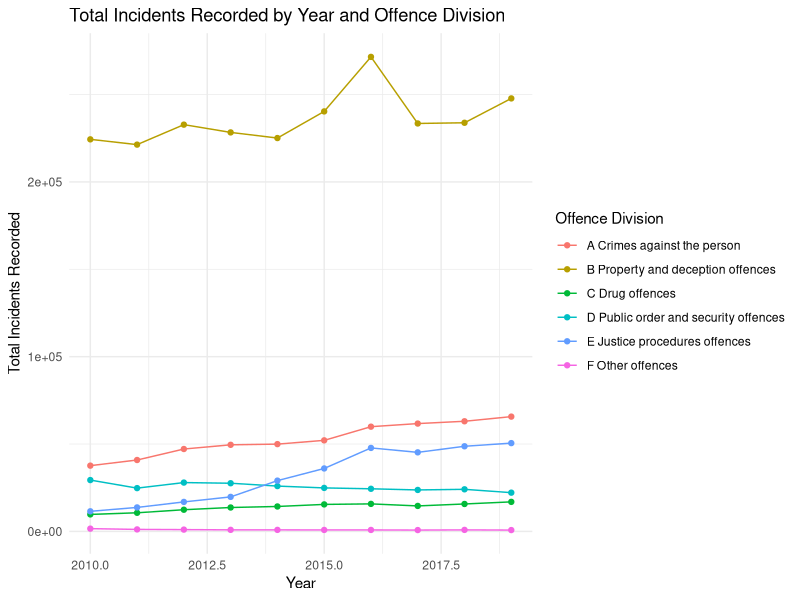
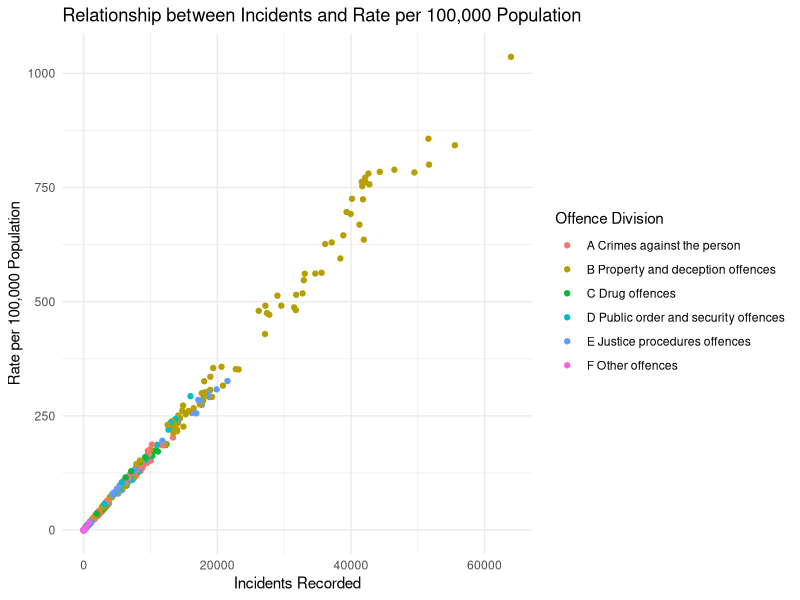

Write the R code that produced these figures, in order.
## ---- chunk 1
library(readr)
library(ggplot2)
library(tidyverse)
## ---- chunk 2
Data_Tutorial <- read_csv("Data_Tables_Criminal_Incidents_Visualisation_Year_Ending_December_2019.csv")
## ---- chunk 3
# Group by 'Year' and 'Offence Division', and summarize the total Incidents Recorded
data_summary <- Data_Tutorial %>%
  group_by(Year, `Offence Division`) %>%
  summarise(Total_Incidents = sum(`Incidents Recorded`))

# Create ggplot
ggplot(data_summary, aes(x = Year, y = Total_Incidents, color = `Offence Division`)) +
  geom_line() +
  geom_point() +
  labs(title = "Total Incidents Recorded by Year and Offence Division",
       x = "Year",
       y = "Total Incidents Recorded",
       color = "Offence Division") +
  theme_minimal()


## ---- chunk 4
ggplot(data = Data_Tutorial, aes(x = `Incidents Recorded`, y = `Rate per 100,000 population`, color = `Offence Division`)) +
  geom_point() +  # Use points for a scatter plot
  labs(title = "Relationship between Incidents and Rate per 100,000 Population",
       x = "Incidents Recorded",
       y = "Rate per 100,000 Population") +
  theme_minimal()  # Use a minimal theme for simplicity
